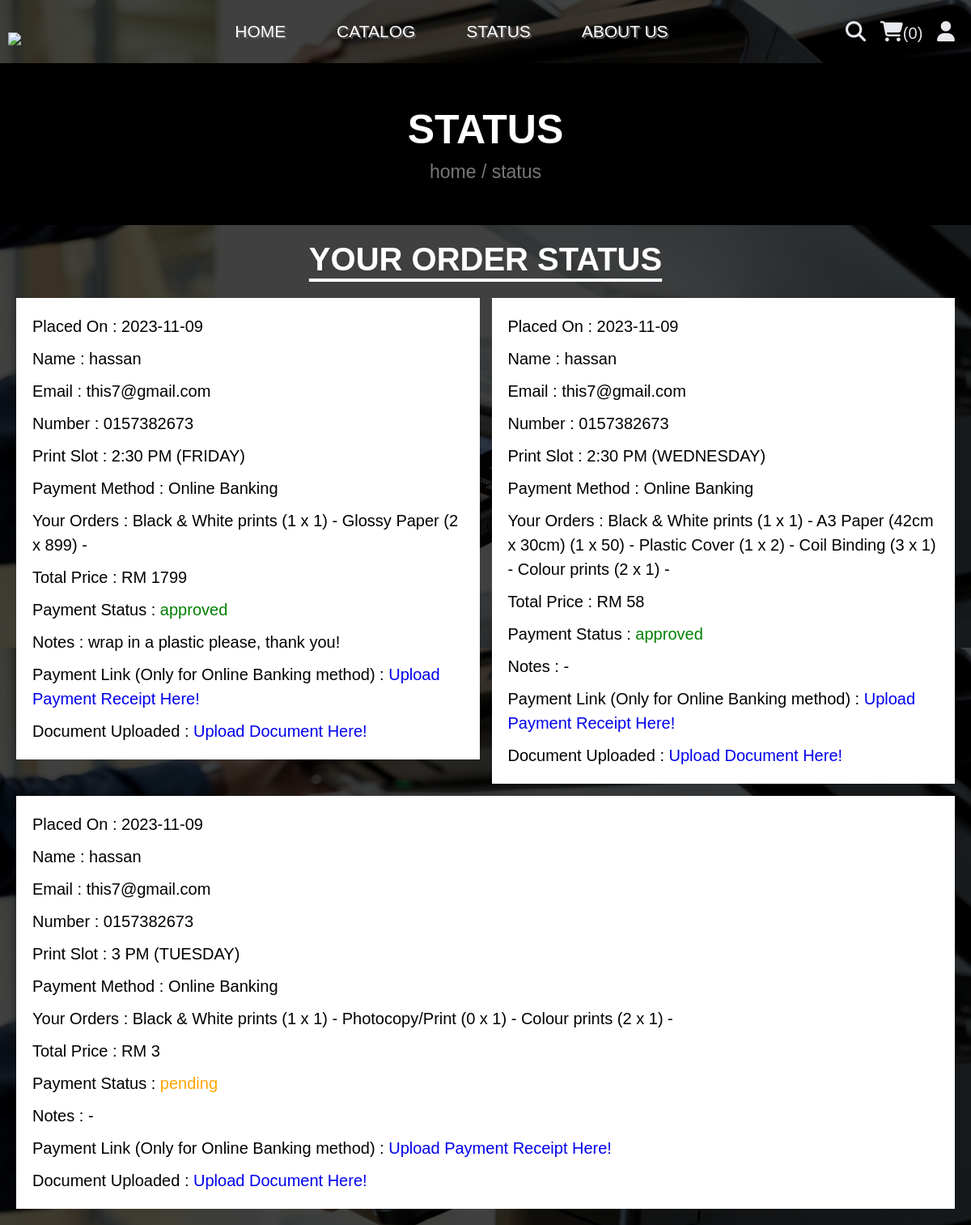
Page /status.php (signed in) on the committed database.
### tables this page shows
CREATE TABLE `orders` (
  `user_id` int(100) NOT NULL,
  `name` varchar(20) NOT NULL,
  `number` varchar(20) NOT NULL,
  `email` varchar(30) NOT NULL,
  `method` varchar(50) NOT NULL,
  `total_products` varchar(10000) NOT NULL,
  `total_price` int(100) NOT NULL,
  `placed_on` date NOT NULL DEFAULT current_timestamp(),
  `reservation` varchar(100) NOT NULL,
  `status` varchar(20) NOT NULL DEFAULT 'pending',
  `notes` varchar(1000) NOT NULL,
  `id` int(10) NOT NULL
);

### status.php (the view, shortened to what this page needs)
<?php
include 'components/connect.php';
if(isset($_SESSION['user_id'])){
   $user_id = $_SESSION['user_id'];
}else{
   $user_id = '';
   header('location:home.php');
};
?>
<!DOCTYPE html>
<html lang="en">
<head>
   <link rel="stylesheet" href="https://cdnjs.cloudflare.com/ajax/libs/font-awesome/6.1.1/css/all.min.css">
   <link rel="stylesheet" href="css/style.css">
</head>
<body>
<?php include 'components/user_header.php'; ?>
<div class="heading">
   <h3>STATUS</h3>
   <p><a href="home.php">home</a> <span> / status</span></p>
</div>
<section class="orders">
   <h1 class="title">your order status</h1>
   <div class="box-container">
   <?php
      if($user_id == ''){
         echo '<p class="empty">please login to see your orders</p>';
      }else{
         $select_orders = $conn->prepare("SELECT * FROM `orders` WHERE user_id = ?");
         $select_orders->execute([$user_id]);
         if($select_orders->rowCount() > 0){
            while($fetch_orders = $select_orders->fetch(PDO::FETCH_ASSOC)){
   ?>
   <div class="box">
      <p>Placed On : <span><?= $fetch_orders['placed_on']; ?></span></p>
      <p>Name : <span><?= $fetch_orders['name']; ?></span></p>
      <p>Email : <span><?= $fetch_orders['email']; ?></span></p>
      <p>Number : <span><?= $fetch_orders['number']; ?></span></p>
      <p>Print Slot : <span><?= $fetch_orders['reservation']; ?></span></p>
      <p>Payment Method : <span><?= $fetch_orders['method']; ?></span></p>
      <p>Your Orders : <span><?= $fetch_orders['total_products']; ?></span></p>
      <p>Total Price : <span>RM <?= $fetch_orders['total_price']; ?></span></p>
      <p>Payment Status : <span style="color:<?php if($fetch_orders['status'] == 'pending'){ echo 'orange'; }elseif($fetch_orders['status'] == 'rejected'){ echo 'red'; }else{ echo 'green'; }; ?>"><?= $fetch_orders['status']; ?></span> </p>
      <p>Notes : <span><?= $fetch_orders['notes']; ?></span></p>
      <p>Payment Link (Only for Online Banking method) : <a href="https://forms.gle/RrssKmo25FwXzKk19">Upload Payment Receipt Here!</a></p>
      <p>Document Uploaded : <a href="https://forms.gle/yKGycYQkNyTgcEVj9">Upload Document Here!</a></p>
   </div>
   <?php
      }
      }else{
         echo '<p class="empty">no orders placed yet!</p>';
      }
      }
   ?>
   </div>
</section>
</body>
</html>

### style.css (style rules this page uses)
:root { --navy: #1C2135; --blue:#5A6794; --light: #8794C0; --white:#fff; --gray:#292B25; --dark-black:#000000; --light-color:#777; --light-gray: #DCDCDC; --dull:#E7E9EE; --nude:#D8CD80; --red:#e70000; }
* { font-family: sans-serif; margin:0; padding:0; box-sizing: border-box; outline: none; border: none; text-decoration: none; }
html { font-size: 62.5%; overflow-x: hidden; scroll-behavior: smooth; stop-opacity: 7rem; }
section { margin:0 auto; max-width: 1200px; padding:2rem; }
.title { text-align: center; margin-bottom: 2.5rem; font-size: 4rem; color:var(--white); text-transform: uppercase; text-decoration: underline; text-underline-offset: 1rem; }
.heading { display: flex; align-items: center; justify-content: center; gap:1rem; flex-flow: column; background-color: var(--dark-black); min-height: 20rem; }
.heading h3 { font-size: 5rem; color:var(--white); text-transform: capitalize; }
.heading p { font-size: 2.3rem; color:var(--light-color); }
.heading p a { color:var(--brown); }
.orders .box-container { display: flex; flex-wrap: wrap; gap:1.5rem; align-items: flex-start; }
.orders .box-container .box { padding:1rem 2rem; border:var(--border); flex:1 1 40rem; background-color: white; }
.orders .box-container .box p { line-height: 1.5; margin:1rem 0; font-size: 2rem; color:var(--dark-black); }
.orders .box-container .box p span { color:var(--black); }

### rows in the picture
orders: placed_on "2023-11-09", name "hassan", email "this7@gmail.com", number "0157382673", reservation "2:30 PM (FRIDAY)", method "Online Banking", total_products "Black & White prints (1 x 1) - Glossy Paper (2 x 899) -", total_price "1799", status "approved", notes "wrap in a plastic please, thank you!"
orders: placed_on "2023-11-09", name "hassan", email "this7@gmail.com", number "0157382673", reservation "2:30 PM (WEDNESDAY)", method "Online Banking", total_products "Black & White prints (1 x 1) - A3 Paper (42cm x 30cm) (1 x 50) - Plastic Cover (1 x 2) - Coil Binding (3 x 1) - Colour prints (2 x 1) -", total_price "58", status "approved", notes "-"
orders: placed_on "2023-11-09", name "hassan", email "this7@gmail.com", number "0157382673", reservation "3 PM (TUESDAY)", method "Online Banking", total_products "Black & White prints (1 x 1) - Photocopy/Print (0 x 1) - Colour prints (2 x 1) -", total_price "3", status "pending", notes "-"

### other values in the picture
$total_cart_items "0"
